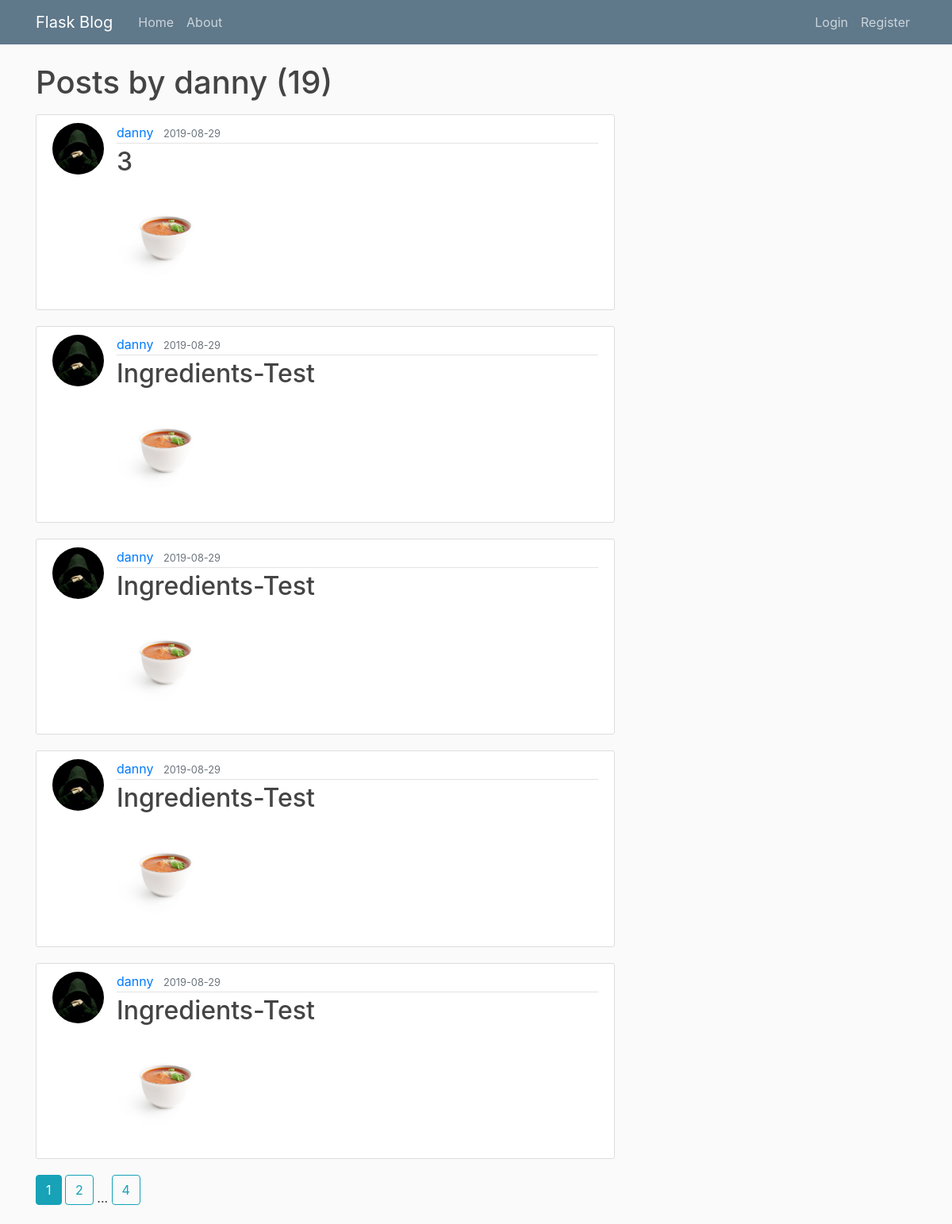
Before: /user/danny with the older database file.
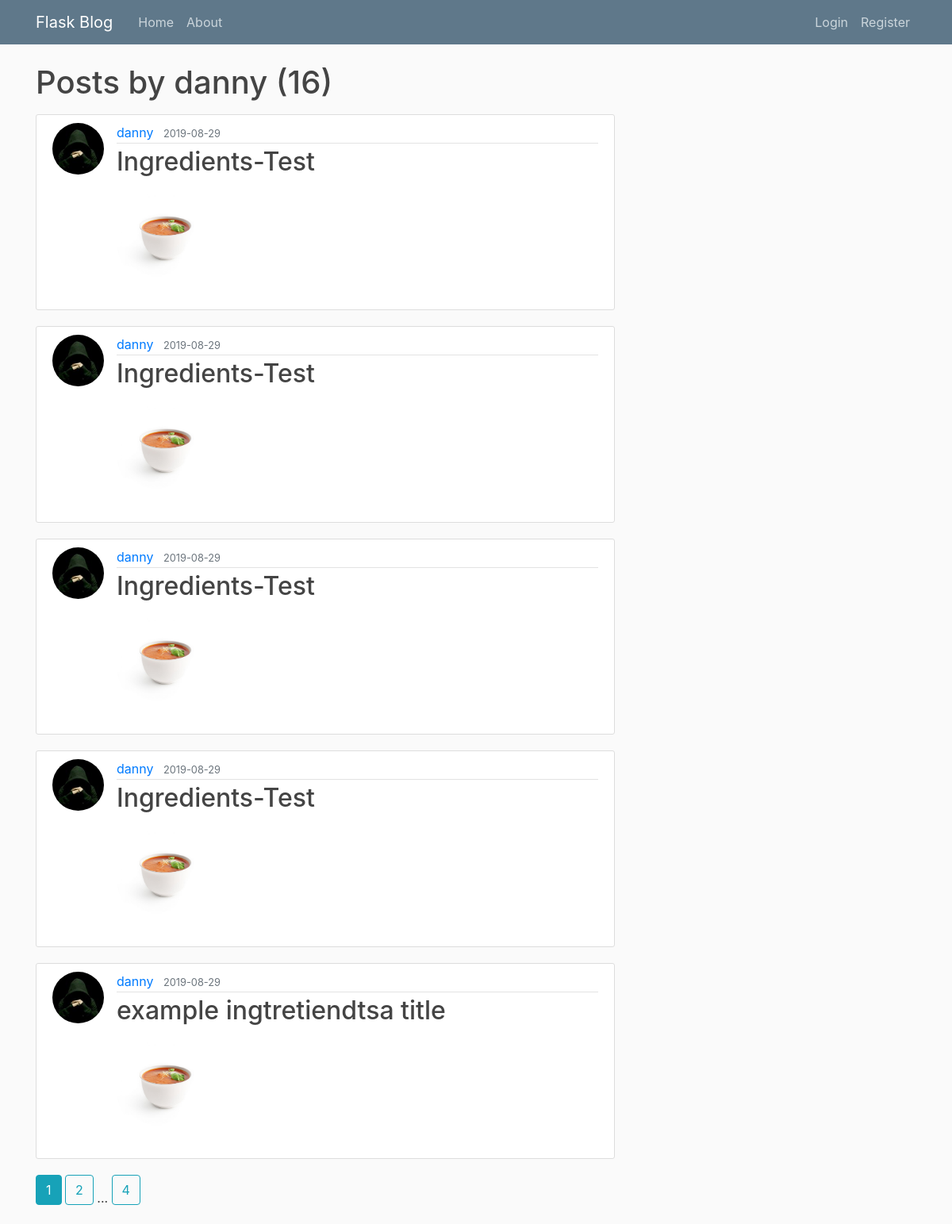
After: the same page with the newer database file.
### backend/flaskblog/models.py (models this page shows, shortened)
class User(db.Model, UserMixin):
    id = db.Column(db.Integer, primary_key=True)
    username = db.Column(db.String(20), unique=True, nullable=False)
    email = db.Column(db.String(120), unique=True, nullable=False)
    image_file = db.Column(db.String(20), nullable=False, default='2.jpg')
    password = db.Column(db.String(60), nullable=False)
    posts = db.relationship('Post', backref='author', lazy=True)

class Post(db.Model):
    id = db.Column(db.Integer, primary_key=True)
    title = db.Column(db.String(100), nullable=False)
    time = db.Column(db.String(100), nullable=False)
    serves = db.Column(db.String(100), nullable=False)
    cal = db.Column(db.String(100), nullable=False)
    date_posted = db.Column(db.DateTime, nullable=False, default=datetime.utcnow)
    ingredients = db.Column(db.PickleType(), nullable=False)
    steps = db.Column(db.PickleType(), nullable=False)
    image = db.Column(db.String(20), nullable=False, default='image.jpg')
    user_id = db.Column(db.Integer, db.ForeignKey('user.id'), nullable=False)

### backend/flaskblog/routes.py (the view)
@app.route("/user/<string:username>")
def user_posts(username):
    page = request.args.get('page', 1, type=int)
    user = User.query.filter_by(username=username).first_or_404()
    posts = Post.query.filter_by(author=user)\
        .order_by(Post.date_posted.desc())\
        .paginate(page=page, per_page=5)
    return render_template('user_posts.html', posts=posts, user=user)

### backend/flaskblog/templates/user_posts.html (shortened to what this page needs)
{% extends "layout.html" %}
{% block content %}
    <h1 class="mb-3">Posts by {{ user.username }} ({{ posts.total }})</h1>
    {% for post in posts.items %}
        <article class="media content-section">
          <img class="rounded-circle article-img" src="{{ url_for('static', filename='profile_pics/' + post.author.image_file) }}">
          <div class="media-body">
            <div class="article-metadata">
              <a class="mr-2" href="{{ url_for('user_posts', username=post.author.username) }}">{{ post.author.username }}</a>
              <small class="text-muted">{{ post.date_posted.strftime('%Y-%m-%d') }}</small>
            </div>
            <h2><a class="article-title" href="{{ url_for('post', post_id=post.id) }}">{{ post.title }}</a></h2>
            <img class="rounded-circle account-img" src="{{ post.image }}">
          </div>
        </article>
    {% endfor %}
    {% for page_num in posts.iter_pages(left_edge=1, right_edge=1, left_current=1, right_current=2) %}
      {% if page_num %}
        {% if posts.page == page_num %}
          <a class="btn btn-info mb-4" href="{{ url_for('user_posts', username=user.username, page=page_num) }}">{{ page_num }}</a>
        {% else %}
          <a class="btn btn-outline-info mb-4" href="{{ url_for('user_posts', username=user.username, page=page_num) }}">{{ page_num }}</a>
        {% endif %}
      {% else %}
        ...
      {% endif %}
    {% endfor %}
{% endblock content %}

### backend/flaskblog/templates/layout.html (shortened to what this page needs)
<!DOCTYPE html>
<html>
<head>
    <link rel="stylesheet" href="https://maxcdn.bootstrapcdn.com/bootstrap/4.0.0/css/bootstrap.min.css">
    <link rel="stylesheet" type="text/css" href="{{ url_for('static', filename='main.css') }}">
</head>
<body>
    <header class="site-header">
      <nav class="navbar navbar-expand-md navbar-dark bg-steel fixed-top">
        <div class="container">
          <a class="navbar-brand mr-4" href="/">Flask Blog</a>
          <div class="collapse navbar-collapse" id="navbarToggle">
            <div class="navbar-nav mr-auto">
              <a class="nav-item nav-link" href="{{ url_for('home') }}">Home</a>
              <a class="nav-item nav-link" href="{{ url_for('about') }}">About</a>
            </div>
            <div class="navbar-nav">
              {% if current_user.is_authenticated %}
                <a class="nav-item nav-link" href="{{ url_for('new_post') }}">New Post</a>
                <a class="nav-item nav-link" href="{{ url_for('account') }}">Account</a>
                <a class="nav-item nav-link" href="{{ url_for('logout') }}">Logout</a>
              {% else %}
                <a class="nav-item nav-link" href="{{ url_for('login') }}">Login</a>
                <a class="nav-item nav-link" href="{{ url_for('register') }}">Register</a>
              {% endif %}
            </div>
          </div>
        </div>
      </nav>
    </header>
    <main role="main" class="container">
      <div class="row">
        <div class="col-md-8">
          {% block content %}{% endblock %}
        </div>
      </div>
    </main>
</body>
</html>

### backend/flaskblog/static/main.css (style rules this page uses)
body { background: #fafafa; color: #333333; margin-top: 5rem; }
h1, h2, h3, h4, h5, h6 { color: #444444; }
.bg-steel { background-color: #5f788a; }
.site-header .navbar-nav .nav-link { color: #cbd5db; }
.content-section { background: #ffffff; padding: 10px 20px; border: 1px solid #dddddd; border-radius: 3px; margin-bottom: 20px; }
.article-title { color: #444444; }
.article-img { height: 65px; width: 65px; margin-right: 16px; }
.article-metadata { padding-bottom: 1px; margin-bottom: 4px; border-bottom: 1px solid #e3e3e3 }
.account-img { height: 125px; width: 125px; margin-right: 20px; margin-bottom: 16px; }

Changed rows visible on the page:
removed Post: image_file (picture), author.username "danny", date_posted "2019-08-29", title "3", image (picture)
now on this page (row unchanged): Post: image_file (picture), author.username "danny", date_posted "2019-08-29", title "example ingtretiendtsa title", image (picture)
Other visible differences:
{{ posts.total }}: "19" → "16"
